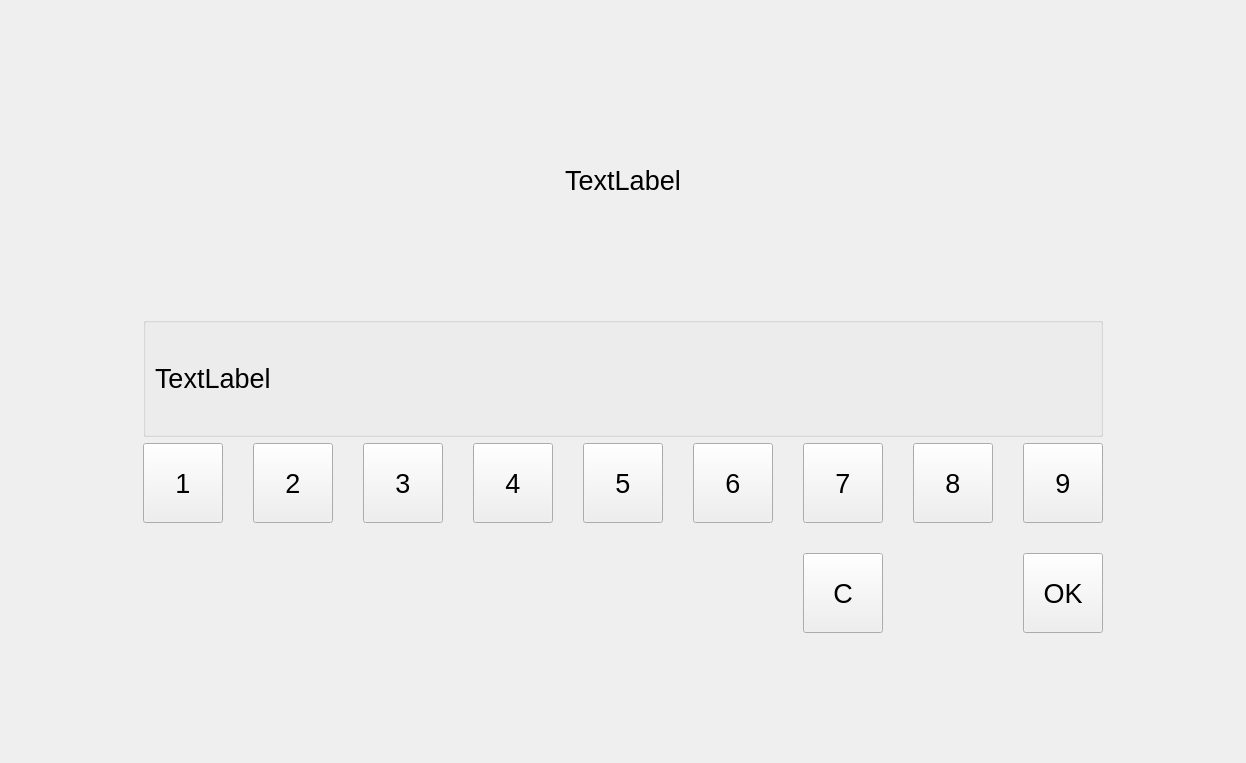
<?xml version="1.0" encoding="UTF-8"?>
<ui version="4.0">
 <class>WMTestDataEntryWidget</class>
 <widget class="QWidget" name="WMTestDataEntryWidget">
  <property name="geometry">
   <rect>
    <x>0</x>
    <y>0</y>
    <width>1246</width>
    <height>763</height>
   </rect>
  </property>
  <property name="windowTitle">
   <string>Form</string>
  </property>
  <layout class="QGridLayout" name="gridLayout_3">
   <property name="leftMargin">
    <number>50</number>
   </property>
   <property name="topMargin">
    <number>50</number>
   </property>
   <property name="rightMargin">
    <number>50</number>
   </property>
   <property name="bottomMargin">
    <number>50</number>
   </property>
   <item row="0" column="0">
    <spacer name="verticalSpacer_2">
     <property name="orientation">
      <enum>Qt::Vertical</enum>
     </property>
     <property name="sizeHint" stdset="0">
      <size>
       <width>20</width>
       <height>40</height>
      </size>
     </property>
    </spacer>
   </item>
   <item row="4" column="0">
    <layout class="QGridLayout" name="gridLayout">
     <property name="spacing">
      <number>30</number>
     </property>
     <item row="0" column="0">
      <widget class="QPushButton" name="button_1">
       <property name="minimumSize">
        <size>
         <width>80</width>
         <height>80</height>
        </size>
       </property>
       <property name="maximumSize">
        <size>
         <width>80</width>
         <height>80</height>
        </size>
       </property>
       <property name="font">
        <font>
         <pointsize>20</pointsize>
        </font>
       </property>
       <property name="text">
        <string>1</string>
       </property>
       <property name="shortcut">
        <string>1</string>
       </property>
      </widget>
     </item>
     <item row="0" column="1">
      <widget class="QPushButton" name="button_2">
       <property name="minimumSize">
        <size>
         <width>80</width>
         <height>80</height>
        </size>
       </property>
       <property name="maximumSize">
        <size>
         <width>80</width>
         <height>80</height>
        </size>
       </property>
       <property name="font">
        <font>
         <pointsize>20</pointsize>
        </font>
       </property>
       <property name="text">
        <string>2</string>
       </property>
       <property name="shortcut">
        <string>2</string>
       </property>
      </widget>
     </item>
     <item row="0" column="2">
      <widget class="QPushButton" name="button_3">
       <property name="minimumSize">
        <size>
         <width>80</width>
         <height>80</height>
        </size>
       </property>
       <property name="maximumSize">
        <size>
         <width>80</width>
         <height>80</height>
        </size>
       </property>
       <property name="font">
        <font>
         <pointsize>20</pointsize>
        </font>
       </property>
       <property name="text">
        <string>3</string>
       </property>
       <property name="shortcut">
        <string>3</string>
       </property>
      </widget>
     </item>
     <item row="0" column="3">
      <widget class="QPushButton" name="button_4">
       <property name="minimumSize">
        <size>
         <width>80</width>
         <height>80</height>
        </size>
       </property>
       <property name="maximumSize">
        <size>
         <width>80</width>
         <height>80</height>
        </size>
       </property>
       <property name="font">
        <font>
         <pointsize>20</pointsize>
        </font>
       </property>
       <property name="text">
        <string>4</string>
       </property>
       <property name="shortcut">
        <string>4</string>
       </property>
      </widget>
     </item>
     <item row="0" column="4">
      <widget class="QPushButton" name="button_5">
       <property name="minimumSize">
        <size>
         <width>80</width>
         <height>80</height>
        </size>
       </property>
       <property name="maximumSize">
        <size>
         <width>80</width>
         <height>80</height>
        </size>
       </property>
       <property name="font">
        <font>
         <pointsize>20</pointsize>
        </font>
       </property>
       <property name="text">
        <string>5</string>
       </property>
       <property name="shortcut">
        <string>5</string>
       </property>
      </widget>
     </item>
     <item row="0" column="5">
      <widget class="QPushButton" name="button_6">
       <property name="minimumSize">
        <size>
         <width>80</width>
         <height>80</height>
        </size>
       </property>
       <property name="maximumSize">
        <size>
         <width>80</width>
         <height>80</height>
        </size>
       </property>
       <property name="font">
        <font>
         <pointsize>20</pointsize>
        </font>
       </property>
       <property name="text">
        <string>6</string>
       </property>
       <property name="shortcut">
        <string>6</string>
       </property>
      </widget>
     </item>
     <item row="0" column="6">
      <widget class="QPushButton" name="button_7">
       <property name="minimumSize">
        <size>
         <width>80</width>
         <height>80</height>
        </size>
       </property>
       <property name="maximumSize">
        <size>
         <width>80</width>
         <height>80</height>
        </size>
       </property>
       <property name="font">
        <font>
         <pointsize>20</pointsize>
        </font>
       </property>
       <property name="text">
        <string>7</string>
       </property>
       <property name="shortcut">
        <string>7</string>
       </property>
      </widget>
     </item>
     <item row="0" column="7">
      <widget class="QPushButton" name="button_8">
       <property name="minimumSize">
        <size>
         <width>80</width>
         <height>80</height>
        </size>
       </property>
       <property name="maximumSize">
        <size>
         <width>80</width>
         <height>80</height>
        </size>
       </property>
       <property name="font">
        <font>
         <pointsize>20</pointsize>
        </font>
       </property>
       <property name="text">
        <string>8</string>
       </property>
       <property name="shortcut">
        <string>8</string>
       </property>
      </widget>
     </item>
     <item row="0" column="8">
      <widget class="QPushButton" name="button_9">
       <property name="minimumSize">
        <size>
         <width>80</width>
         <height>80</height>
        </size>
       </property>
       <property name="maximumSize">
        <size>
         <width>80</width>
         <height>80</height>
        </size>
       </property>
       <property name="font">
        <font>
         <pointsize>20</pointsize>
        </font>
       </property>
       <property name="text">
        <string>9</string>
       </property>
       <property name="shortcut">
        <string>9</string>
       </property>
      </widget>
     </item>
     <item row="1" column="8">
      <widget class="QPushButton" name="button_OK">
       <property name="minimumSize">
        <size>
         <width>80</width>
         <height>80</height>
        </size>
       </property>
       <property name="maximumSize">
        <size>
         <width>80</width>
         <height>80</height>
        </size>
       </property>
       <property name="font">
        <font>
         <pointsize>20</pointsize>
        </font>
       </property>
       <property name="text">
        <string>OK</string>
       </property>
      </widget>
     </item>
     <item row="1" column="6">
      <widget class="QPushButton" name="button_BS">
       <property name="minimumSize">
        <size>
         <width>80</width>
         <height>80</height>
        </size>
       </property>
       <property name="maximumSize">
        <size>
         <width>80</width>
         <height>80</height>
        </size>
       </property>
       <property name="font">
        <font>
         <pointsize>20</pointsize>
        </font>
       </property>
       <property name="text">
        <string>C</string>
       </property>
       <property name="shortcut">
        <string>Backspace</string>
       </property>
      </widget>
     </item>
    </layout>
   </item>
   <item row="1" column="0">
    <widget class="QLabel" name="labelMessage">
     <property name="minimumSize">
      <size>
       <width>0</width>
       <height>100</height>
      </size>
     </property>
     <property name="font">
      <font>
       <pointsize>20</pointsize>
      </font>
     </property>
     <property name="text">
      <string>TextLabel</string>
     </property>
     <property name="alignment">
      <set>Qt::AlignCenter</set>
     </property>
    </widget>
   </item>
   <item row="3" column="0">
    <widget class="QGroupBox" name="groupBox">
     <property name="minimumSize">
      <size>
       <width>0</width>
       <height>120</height>
      </size>
     </property>
     <property name="font">
      <font>
       <pointsize>22</pointsize>
      </font>
     </property>
     <property name="title">
      <string/>
     </property>
     <layout class="QGridLayout" name="gridLayout_2">
      <item row="0" column="0">
       <widget class="QLabel" name="labelResponse">
        <property name="font">
         <font>
          <pointsize>20</pointsize>
         </font>
        </property>
        <property name="text">
         <string>TextLabel</string>
        </property>
       </widget>
      </item>
     </layout>
    </widget>
   </item>
   <item row="2" column="0">
    <spacer name="verticalSpacer">
     <property name="orientation">
      <enum>Qt::Vertical</enum>
     </property>
     <property name="sizeHint" stdset="0">
      <size>
       <width>20</width>
       <height>40</height>
      </size>
     </property>
    </spacer>
   </item>
   <item row="5" column="0">
    <spacer name="verticalSpacer_3">
     <property name="orientation">
      <enum>Qt::Vertical</enum>
     </property>
     <property name="sizeHint" stdset="0">
      <size>
       <width>20</width>
       <height>40</height>
      </size>
     </property>
    </spacer>
   </item>
  </layout>
  <zorder>labelMessage</zorder>
  <zorder>groupBox</zorder>
  <zorder>verticalSpacer</zorder>
  <zorder>verticalSpacer_2</zorder>
  <zorder>verticalSpacer_3</zorder>
 </widget>
 <resources/>
 <connections/>
</ui>
